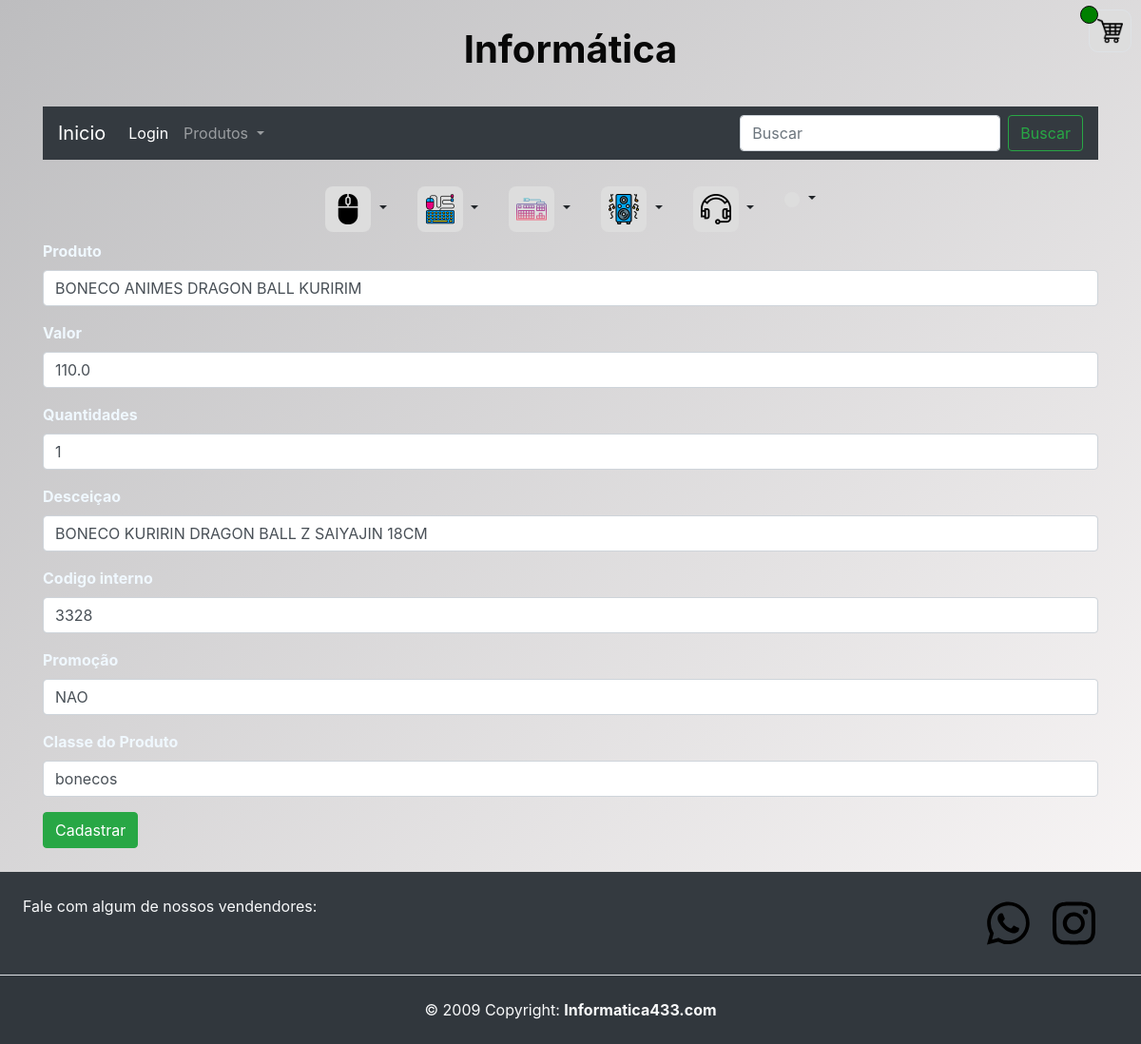
/editar_produto/139 (signed in), run on an earlier commit of the app's database.
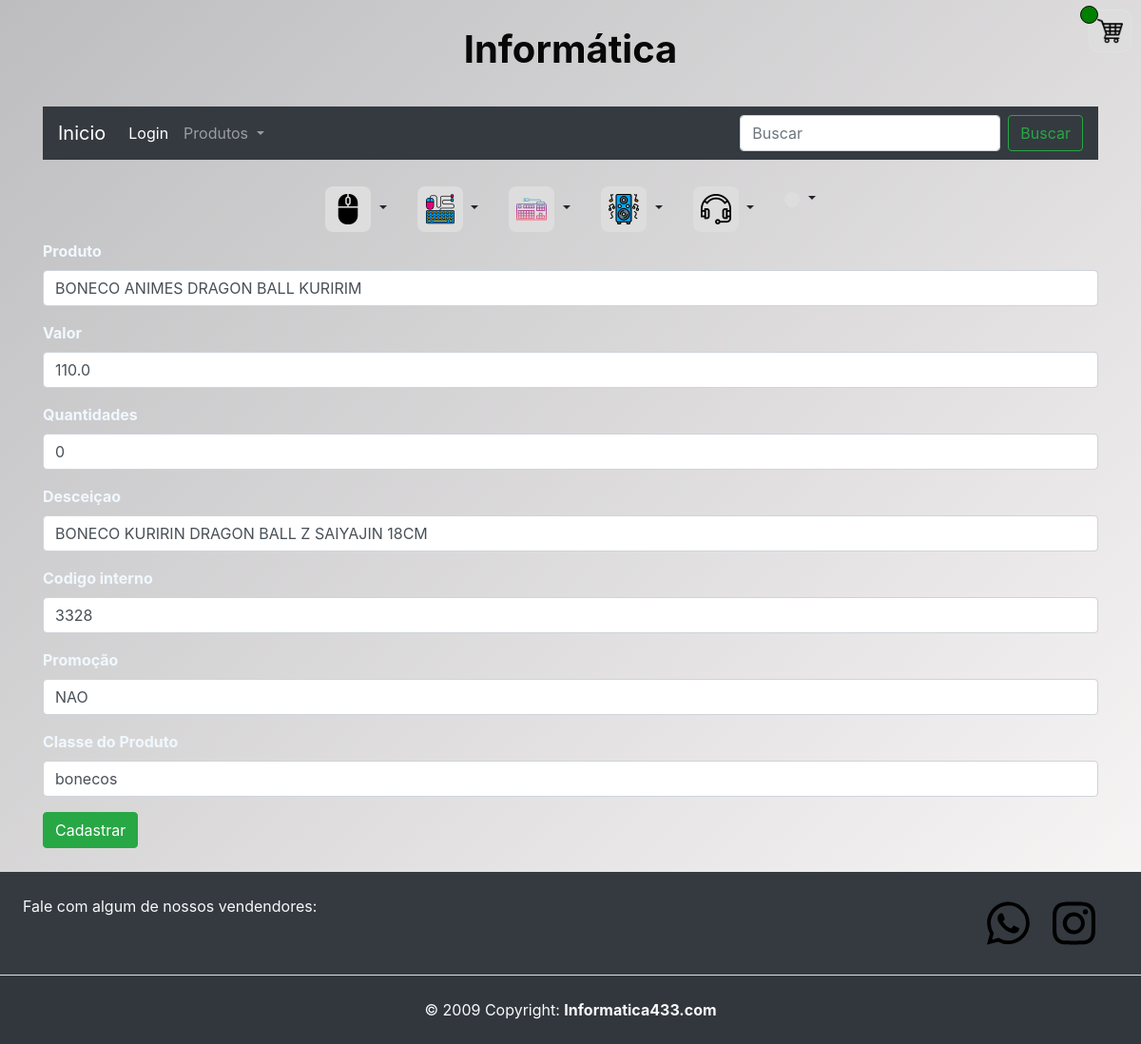
And on a later commit of the database.
### aulaGit/models.py (models this page shows)
class Produtos(models.Model):
    id = models.AutoField(primary_key=True)
    produto =  models.TextField(max_length=255)
    valor = models.FloatField()
    descricao = models.TextField(max_length=350)
    link_img = models.TextField(max_length=255)
    quantidades = models.IntegerField()
    classe =  models.TextField(max_length=255)
    codigo_interno = models.IntegerField()
    promocao = models.TextField(max_length=3)
    class Meta:
        ordering = ['classe','valor']

### aulaGit/views.py (the view)
# urls.py: path('editar_produto/<int:id>',views.editar_produto,name="editar_produto"),
@login_required(login_url='pagina_de_login')
def editar_produto(request,id):
    produto = Produtos.objects.get(id=id)
    return render(request,'pg_produtos/editar_produto.html',{"produto":produto,"id":id})

### aulaGit/templates/pg_produtos/editar_produto.html (shortened to what this page needs)
{% extends 'home.html' %}
{% block content %}
<div class="container">
    <form action="{% url 'editado_sucesso' %}" method="POST">
        <div class="mb-3">
            <label for="formText" class="form-label color-label label_text_imput">Produto</label>
            <input class="form-control" type="text" id="formFile" name="produto" required value="{{produto.produto}}">
        </div>
        <div class="mb-3">
            <label for="formText" class="form-label color-label label_text_imput">Valor</label>
            <input class="form-control" type="text" id="formFile" name="valor" required value="{{produto.valor}}">
        </div>
        <div class="mb-3">
            <label for="formText" class="form-label color-label label_text_imput">Quantidades</label>
            <input class="form-control" type="text" id="formFile" name="quantidade" required
                value="{{produto.quantidades}}">
        </div>
        <div class="mb-3">
            <label for="formText" class="form-label color-label label_text_imput">Desceiçao</label>
            <input class="form-control" type="text" id="formFile" name="descricao" required
                value="{{produto.descricao}}">
        </div>
        <div class="mb-3">
            <label for="formText" class="form-label color-label label_text_imput">Codigo interno</label>
            <input class="form-control" type="text" id="formFile" name="codigo_interno" required
                value="{{produto.codigo_interno}}">
        </div>
        <div class="mb-3">
            <label for="formText" class="form-label color-label label_text_imput">Promoção</label>
            <select class="form-control" id="formFile" name="promocao" required>
                <option selected value="{{produto.promocao}}">{{produto.promocao}}</option>
            </select>
        </div>
        <div class="mb-3">
            <label for="formText" class="form-label color-label label_text_imput">Classe do Produto</label>
            <select class="form-control" name="classe">
                <option value="{{produto.classe}}" selected>{{produto.classe}}</option>
            </select>
        </div>
        <button type="submit" class="btn btn-success">Cadastrar</button>
    </form>
</div>
{% endblock %}

What changed in the data, as far as the page shows it:
changed Produtos "BONECO ANIMES DRAGON BALL KURIRIM": quantidade "1" → "0"
